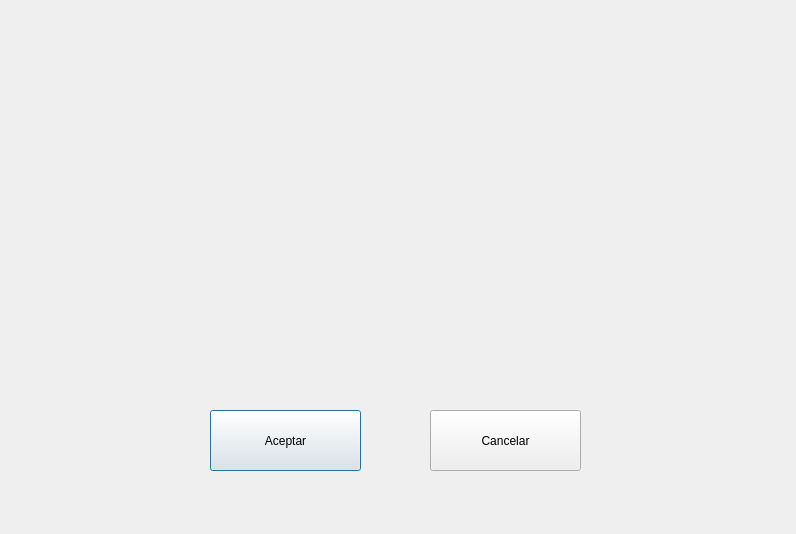
<?xml version="1.0" encoding="UTF-8"?>
<ui version="4.0">
 <class>Ventana_AgregarPaquete</class>
 <widget class="QDialog" name="Ventana_AgregarPaquete">
  <property name="geometry">
   <rect>
    <x>0</x>
    <y>0</y>
    <width>796</width>
    <height>534</height>
   </rect>
  </property>
  <property name="windowTitle">
   <string>Dialog</string>
  </property>
  <widget class="QPushButton" name="btn_Aceptar">
   <property name="geometry">
    <rect>
     <x>210</x>
     <y>410</y>
     <width>151</width>
     <height>61</height>
    </rect>
   </property>
   <property name="text">
    <string>Aceptar</string>
   </property>
  </widget>
  <widget class="QPushButton" name="btn_Cancelar">
   <property name="geometry">
    <rect>
     <x>430</x>
     <y>410</y>
     <width>151</width>
     <height>61</height>
    </rect>
   </property>
   <property name="text">
    <string>Cancelar</string>
   </property>
  </widget>
 </widget>
 <resources/>
 <connections/>
</ui>
